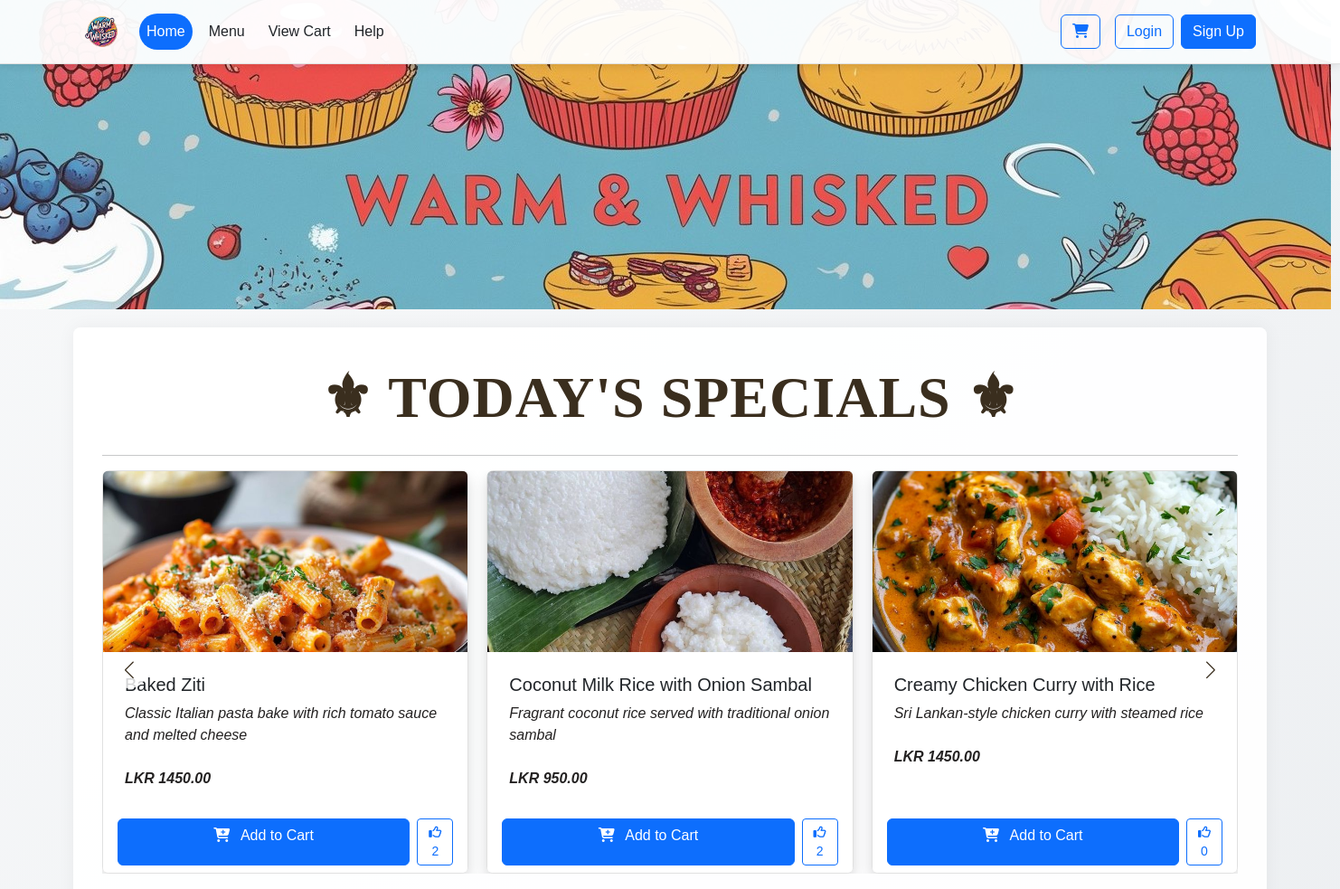
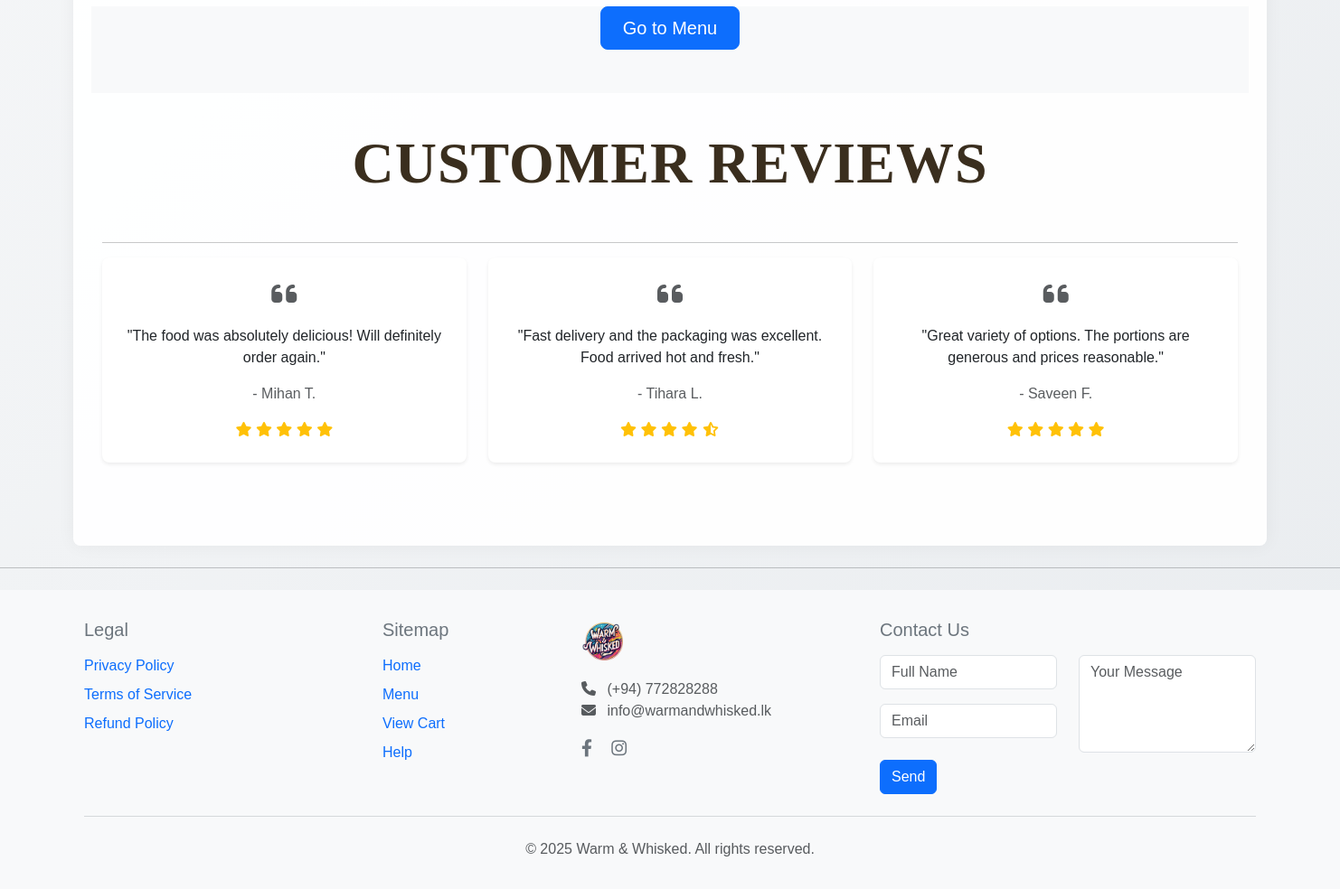
The page / on the database its author committed (2 pictures, top to bottom).
### orders/models.py (models this page shows, shortened)
class MenuItem(models.Model):
    CATEGORY_CHOICES = [
        ('MAIN', 'Main Dishes'),
        ('RICE', 'Rice & Curry'),
        ('SAND', 'Sandwiches'),
        ('SIDE', 'Sides'),
    ]
    MEAT_CHOICES = [
        ('VEG', 'Vegetarian'),
        ('CHK', 'Chicken'),
        ('BEF', 'Beef'),
        ('PRK', 'Pork'),
        ('FIS', 'Fish'),
    ]
    name = models.CharField(max_length=100)
    description = models.TextField()
    price = models.DecimalField(max_digits=8, decimal_places=2)
    category = models.CharField(max_length=4, choices=CATEGORY_CHOICES)
    meat_category = models.CharField(
        max_length=3,
        choices=MEAT_CHOICES,
        default='VEG'
    )
    image = models.CharField(max_length=100)
    is_special = models.BooleanField(default=False)
    available = models.BooleanField(default=True)
    created_at = models.DateTimeField(auto_now_add=True)
    likes = models.ManyToManyField(User, related_name='liked_items', blank=True)
    @property
    def like_count(self):
        return self.likes.count()

### orders/views.py (the view)
# urls.py: path('', views.home, name='home'),
def home(request):
    specials = MenuItem.objects.filter(is_special=True)
    categories = MenuItem.CATEGORY_CHOICES
    return render(request, 'orders/pages/home.html', {
        'specials': specials,
        'categories': categories
    })

### orders/templates/orders/pages/home.html (shortened to what this page needs)
{% extends 'orders/pages/base.html' %}
{% load static %}
{% block hero_section %}
<div class="hero-container">
    <img src="{% static 'images/hero.jpg' %}" alt="Hero Image" class="hero-img">
</div>
{% endblock %}
{% block content %}
<div class="container mt-0">
    <h3 class="text-center mb-4" style="font-family: 'Cormorant Garamond';
    font-weight: 600;
    font-size: 4rem;
    color: #3a2e1e;
    letter-spacing: 1px;
    text-align: center;
    margin: 20px 0 15px;
    text-transform: uppercase;
    " > ⚜ Today's Specials ⚜ </h3><hr>
    <div class="position-relative">
        <div class="swiper specials-swiper">
            <div class="swiper-wrapper">
                {% for item in specials %}
                <div class="swiper-slide">
                    <div class="card shadow h-100">
                        <img src="{% static item.image %}" class="card-img-top img-fluid" style="height: 200px; object-fit: cover;" alt="{{ item.name }}">
                        <div class="card-body">
                            <h5 class="card-title">{{ item.name }}</h5>
                            <p class="card-text" style="font-style: italic; color: #232121">
                                {{ item.description }}<br><br><strong>LKR {{ item.price }}</strong>
                            </p>
                        </div>
                        <div class="card-footer bg-white border-0 d-flex justify-content-between align-items-center">
                            {% if user.is_authenticated %}
                                <form action="{% url 'add_to_cart' item_id=item.id %}" method="post" class="me-2 mb-0 flex-grow-1">
                                    {% csrf_token %}
                                    <button type="submit" class="btn btn-primary w-100">
                                        <i class="fas fa-cart-plus me-2"></i> Add to Cart
                                    </button>
                                </form>
                                <button class="btn btn-sm like-btn {% if item.is_liked %}btn-primary{% else %}btn-outline-primary{% endif %}"
                                        data-item-id="{{ item.id }}">
                                    <i class="far fa-thumbs-up"></i>
                                    <span class="like-count">{{ item.like_count }}</span>
                                </button>
                            {% else %}
                                <div class="d-flex justify-content-between w-100">
                                    <a href="{% url 'login' %}?next={{ request.path }}" class="btn btn-primary me-2 w-100">
                                        <i class="fas fa-cart-plus me-2"></i> Add to Cart
                                    </a>
                                    <a href="{% url 'login' %}?next={{ request.path }}" class="btn btn-sm btn-outline-primary">
                                        <i class="far fa-thumbs-up"></i> {{ item.like_count }}
                                    </a>
                                </div>
                            {% endif %}
                        </div>
                    </div>
                </div>
                {% endfor %}
            </div>
            <div class="swiper-button-next"></div>
            <div class="swiper-button-prev"></div>
        </div>
    </div>
</div>
<br>
<section class="order-now py-5 bg-light">
    <div class="container text-center">
        <a href="{% url 'orders' %}" class="btn btn-primary btn-lg px-4">Go to Menu</a>
    </div>
</section>
<section class="py-5">
    <div class="container">
        <h2 class="text-center mb-5" style="padding-top: 20px;
        font-family: 'Cormorant Garamond';
        font-weight: 600;
        font-size: 4rem;
        color: #3a2e1e;
        letter-spacing: 1px;
        text-align: center;
        margin: 20px 0 15px;
        text-transform: uppercase;
        " >Customer Reviews</h2><hr>
        <div class="row">
            <div class="col-md-4 mb-4">
                <div class="card h-100 border-0 shadow-sm">
                    <div class="card-body text-center">
                        <div class="mb-3">
                            <i class="fas fa-quote-left fa-2x text-muted"></i>
                        </div>
                        <p class="card-text">"The food was absolutely delicious! Will definitely order again."</p>
                        <p class="text-muted">- Mihan T.</p>
                        <div class="text-warning">
                            <i class="fas fa-star"></i>
                            <i class="fas fa-star"></i>
                            <i class="fas fa-star"></i>
                            <i class="fas fa-star"></i>
                            <i class="fas fa-star"></i>
                        </div>
                    </div>
                </div>
            </div>
            <div class="col-md-4 mb-4">
                <div class="card h-100 border-0 shadow-sm">
                    <div class="card-body text-center">
                        <div class="mb-3">
                            <i class="fas fa-quote-left fa-2x text-muted"></i>
                        </div>
                        <p class="card-text">"Fast delivery and the packaging was excellent. Food arrived hot and fresh."</p>
                        <p class="text-muted">- Tihara L.</p>
                        <div class="text-warning">
                            <i class="fas fa-star"></i>
                            <i class="fas fa-star"></i>
                            <i class="fas fa-star"></i>
                            <i class="fas fa-star"></i>
                            <i class="fas fa-star-half-alt"></i>
                        </div>
                    </div>
                </div>
            </div>
            <div class="col-md-4 mb-4">
                <div class="card h-100 border-0 shadow-sm">
                    <div class="card-body text-center">
                        <div class="mb-3">
                            <i class="fas fa-quote-left fa-2x text-muted"></i>
                        </div>
                        <p class="card-text">"Great variety of options. The portions are generous and prices reasonable."</p>
                        <p class="text-muted">- Saveen F.</p>
                        <div class="text-warning">
                            <i class="fas fa-star"></i>
                            <i class="fas fa-star"></i>
                            <i class="fas fa-star"></i>
                            <i class="fas fa-star"></i>
                            <i class="fas fa-star"></i>
                        </div>
                    </div>
                </div>
            </div>
        </div>
    </div>
</section>
{% endblock %}
{% block extra_js %}
<link rel="stylesheet" href="https://cdn.jsdelivr.net/npm/swiper@11/swiper-bundle.min.css" />
{% endblock %}

### orders/static/orders/css/style.css (style rules this page uses)
body { font-family: 'Arial', sans-serif; background-color: #f8f9fa; color: #212529; margin: 0; padding: 0; }
.btn-primary { background-color: #0d6efd; border-color: #0d6efd; }
.btn-outline-primary { color: #0d6efd; border-color: #0d6efd; }
.card { border: 1px solid #e0e0e0; border-radius: 8px; }
.card-body { padding: 1.5rem; }
.hero-container { margin-bottom: 0; }
section.py-5 { padding-top: 0 !important; }
body { margin: 0; padding: 0; }
body { margin: 0; padding: 0; position: relative; min-height: 100vh; overflow-x: hidden; }
body::before { content: ""; position: fixed; top: 0; left: 0; width: 100%; height: 100%; background: linear-gradient(135deg, #f8f9fa 0%, #e9ecef 50%, #f8f9fa 100%); background-size: 200% 200%; animation: gradientBG 15s ease infinite; z-index: -1; }

### rows shown on the page
MenuItem: image (picture), name "Baked Ziti", description "Classic Italian pasta bake with rich tomato sauce and melted cheese", price "1450.00", like_count "2"
MenuItem: image (picture), name "Coconut Milk Rice with Onion Sambal", description "Fragrant coconut rice served with traditional onion sambal", price "950.00", like_count "2"
MenuItem: image (picture), name "Creamy Chicken Curry with Rice", description "Sri Lankan-style chicken curry with steamed rice", price "1450.00", like_count "0"
